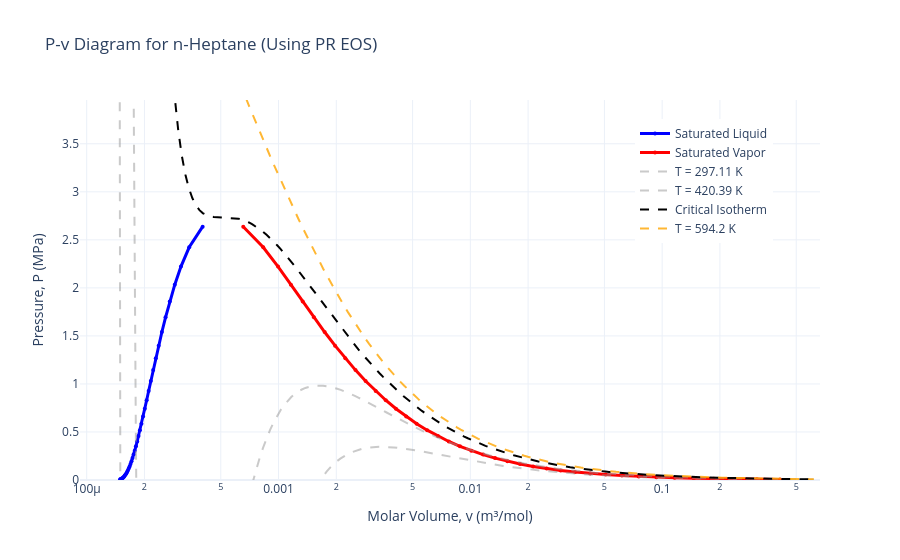

Notebook cell for this chart:
### Code cell
import numpy as np
import pandas as pd
import plotly.graph_objects as go
from scipy.integrate import quad
import chemicals

# Universal Gas Constant
R = 8.31446261815324  # J / (mol K)

def get_eos_params(eos_type, Tc, Pc, omega, T):
    """
    Calculates the generalized cubic EOS parameters for a given substance.
    Supports Peng-Robinson (PR) and Soave-Redlich-Kwong (SRK).
    """
    if eos_type == 'PR':
        u, w = 2, -1
        Omega_a = 0.457235
        Omega_b = 0.077796
        kappa = 0.37464 + 1.54226 * omega - 0.26992 * omega**2
    elif eos_type == 'SRK':
        u, w = 1, 0
        Omega_a = 0.42748
        Omega_b = 0.08664
        kappa = 0.480 + 1.574 * omega - 0.176 * omega**2
    else:
        raise ValueError("Unsupported EOS type. Choose 'PR' or 'SRK'.")

    # Alpha function (temperature dependence of attractive parameter 'a')
    alpha = (1 + kappa * (1 - np.sqrt(T / Tc)))**2
    
    a = Omega_a * (R * Tc)**2 / Pc * alpha
    b = Omega_b * R * Tc / Pc
    
    return u, w, a, b

def pressure_eos(v, T, a, b, u, w):
    """Generic Cubic Equation of State."""
    return (R * T) / (v - b) - a / (v**2 + u * b * v + w * b**2)

def solve_z_cubic(A, B_z, u, w):
    """Solves the cubic polynomial for the compressibility factor Z (Eqn 6)."""
    # Polynomial coefficients for: Z^3 + C2*Z^2 + C1*Z + C0 = 0
    C2 = (u - 1) * B_z - 1
    C1 = A - u * B_z**2 - u * B_z + w * B_z**2
    C0 = -(A * B_z + w * B_z**2 + w * B_z**3)
    
    # Find roots
    roots = np.roots([1, C2, C1, C0])
    
    # Filter for real, positive roots
    real_roots = np.real(roots[np.iscomplex(roots) == False])
    real_roots = real_roots[real_roots > 0]
    
    return real_roots

def calculate_saturation_state(T, Tc, Pc, omega, eos_type='PR', tol=1e-6, max_iter=200):
    """
    Implements the iterative algorithm from the flowchart to find Ps, vl, and vv.
    """
    u, w, a, b = get_eos_params(eos_type, Tc, Pc, omega, T)
    
    # 1. Asumir presión de saturación Ps (Initial guess using Wilson's equation)
    Ps = Pc * np.exp(5.373 * (1 + omega) * (1 - Tc / T))
    
    for iteration in range(max_iter):
        # Dimensionless parameters
        A = (a * Ps) / (R * T)**2
        B_z = (b * Ps) / (R * T)
        
        # 2. Encontrar raíces de la ecn. 6
        z_roots = solve_z_cubic(A, B_z, u, w)
        
        # If less than 3 real roots, we are outside the two-phase region
        if len(z_roots) < 3:
            return None, None, None
            
        z_min = np.min(z_roots)
        z_max = np.max(z_roots)
        
        # 3. Calcular volumen del líquido y vapor ecn. 7
        vl = z_min * (R * T) / Ps
        vv = z_max * (R * T) / Ps
        
        # 4. Resolver la integral de la ecn. 5
        # Using SciPy's numerical integration for exact precision to avoid manual analytical typos
        integral_val, _ = quad(pressure_eos, vl, vv, args=(T, a, b, u, w))
        
        # 5. Calcular nueva presión de saturación ecn. 4
        Ps_new = integral_val / (vv - vl)
        
        # 6. Check convergence (es tau_1 < epsilon_1 ?)
        error = abs(Ps_new - Ps) / Ps
        if error < tol:
            return Ps_new, vl, vv
            
        # 7. Con última Ps calculada (Update and loop)
        # Using a slight relaxation factor to ensure convergence stability
        Ps = 0.5 * Ps_new + 0.5 * Ps
        
    return None, None, None

def generate_equilibrium_data(substance_name, Tc, Pc, omega, eos_type='PR', T_min_ratio=0.55, num_points=40):
    """Generates the equilibrium curve table for a range of temperatures."""
    temperatures = np.linspace(Tc * T_min_ratio, Tc * 0.995, num_points)
    
    data = []
    for T in temperatures:
        Ps, vl, vv = calculate_saturation_state(T, Tc, Pc, omega, eos_type)
        if Ps is not None:
            data.append({
                'T (K)': round(T, 2),
                'P_sat (Pa)': Ps,
                'P_sat (MPa)': round(Ps / 1e6, 4),
                'v_l (m3/mol)': vl,
                'v_v (m3/mol)': vv
            })
            
    df = pd.DataFrame(data)
    return df

def plot_pv_diagram(df, substance_name, Tc, Pc, omega, eos_type='PR'):
    """Generates an interactive P-v diagram using Plotly."""
    fig = go.Figure()

    # Saturated Liquid Line
    fig.add_trace(go.Scatter(
        x=df['v_l (m3/mol)'], y=df['P_sat (MPa)'],
        mode='lines+markers', name='Saturated Liquid',
        line=dict(color='blue', width=3),
        marker=dict(size=4)
    ))

    # Saturated Vapor Line
    fig.add_trace(go.Scatter(
        x=df['v_v (m3/mol)'], y=df['P_sat (MPa)'],
        mode='lines+markers', name='Saturated Vapor',
        line=dict(color='red', width=3),
        marker=dict(size=4)
    ))

    # Calculate and plot a few Isotherms
    v_range = np.logspace(np.log10(df['v_l (m3/mol)'].min()*0.9), np.log10(df['v_v (m3/mol)'].max()*1.5), 200)
    
    # Plot Isotherms (Subcooled, Critical, Supercritical)
    u, w, _, _ = get_eos_params(eos_type, Tc, Pc, omega, Tc) # Just to get u, w
    T_isotherms = [df['T (K)'].iloc[0], df['T (K)'].iloc[len(df)//2], Tc, Tc*1.1]
    colors = ['rgba(150,150,150,0.5)', 'rgba(150,150,150,0.5)', 'black', 'rgba(255,165,0,0.8)']
    names = [f"T = {T_isotherms[0]} K", f"T = {T_isotherms[1]} K", "Critical Isotherm", f"T = {T_isotherms[3]:.1f} K"]
    
    for T_iso, color, name in zip(T_isotherms, colors, names):
        _, _, a, b = get_eos_params(eos_type, Tc, Pc, omega, T_iso)
        P_iso = [pressure_eos(v, T_iso, a, b, u, w) / 1e6 for v in v_range]
        fig.add_trace(go.Scatter(
            x=v_range, y=P_iso,
            mode='lines', name=name,
            line=dict(color=color, dash='dash')
        ))

    # Layout configurations
    fig.update_layout(
        title=f"P-v Diagram for {substance_name} (Using {eos_type} EOS)",
        xaxis_title="Molar Volume, v (m³/mol)",
        yaxis_title="Pressure, P (MPa)",
        xaxis_type="log",  # Log scale is standard for P-v diagrams due to large vapor volumes
        yaxis=dict(range=[0, df['P_sat (MPa)'].max() * 1.5]),
        template="plotly_white",
        legend=dict(x=0.75, y=0.95)
    )
    
    fig.show()

# ==========================================
# EXAMPLE EXECUTION: Generic Parameters
# Let's use Water (H2O) as the test substance
# ==========================================
if __name__ == "__main__":
    # Substance parameters (Water)
    substance = "n-Heptane"
    CAS_Number = chemicals.search_chemical(substance).CASs
    T_crit = chemicals.Tc(CAS_Number)      # K
    P_crit = chemicals.Pc(CAS_Number)     # Pa
    acentric_factor = chemicals.omega(CAS_Number)
    
    # 1. Generate Table of Equilibrium Data
    print(f"Calculating Equilibrium Data for {substance}...")
    df_equilibrium = generate_equilibrium_data(
        substance_name=substance, 
        Tc=T_crit, 
        Pc=P_crit, 
        omega=acentric_factor, 
        eos_type='PR' # Peng-Robinson
    )
    
    print("\n--- Equilibrium Data Table ---")
    print(df_equilibrium[['T (K)', 'P_sat (MPa)', 'v_l (m3/mol)', 'v_v (m3/mol)']].to_string(index=False))
    
    # 2. Generate Interactive Plot
    plot_pv_diagram(df_equilibrium, substance, T_crit, P_crit, acentric_factor, eos_type='PR')

### Figure 1 — Plotly figure (JSON) as saved in the notebook; plotly's stock layout.template omitted (floating-point values rounded to 4 significant figures; data arrays with more than 128 entries replaced by an {"elided": "..."} marker saying what was removed)
{"data": [{"line": {"color": "blue", "width": 3}, "marker": {"size": 4}, "mode": "lines+markers", "name": "Saturated Liquid", "type": "scatter", "x": [0.0001491, 0.0001501, 0.0001511, 0.0001521, 0.0001532, 0.0001543, 0.0001555, 0.0001567, 0.000158, 0.0001594, 0.0001608, 0.0001623, 0.0001639, 0.0001656, 0.0001674, 0.0001692, 0.0001712, 0.0001733, 0.0001756, 0.000178, 0.0001806, 0.0001833, 0.0001863, 0.0001895, 0.0001929, 0.0001967, 0.0002008, 0.0002054, 0.0002103, 0.0002159, 0.0002221, 0.0002292, 0.0002372, 0.0002466, 0.0002576, 0.000271, 0.0002878, 0.00031, 0.0003421, 0.0004023], "y": [0.006, 0.008, 0.0107, 0.014, 0.0181, 0.0231, 0.0293, 0.0367, 0.0456, 0.0561, 0.0685, 0.083, 0.0998, 0.1191, 0.1414, 0.1667, 0.1954, 0.2278, 0.2643, 0.3051, 0.3505, 0.401, 0.4569, 0.5185, 0.5862, 0.6605, 0.7417, 0.8302, 0.9265, 1.031, 1.144, 1.266, 1.399, 1.541, 1.693, 1.857, 2.033, 2.221, 2.422, 2.637]}, {"line": {"color": "red", "width": 3}, "marker": {"size": 4}, "mode": "lines+markers", "name": "Saturated Vapor", "type": "scatter", "x": [0.4114, 0.3117, 0.2393, 0.186, 0.1462, 0.1162, 0.0932, 0.07548, 0.06165, 0.05076, 0.0421, 0.03516, 0.02956, 0.02499, 0.02125, 0.01816, 0.0156, 0.01345, 0.01165, 0.01012, 0.008828, 0.007722, 0.006773, 0.005955, 0.005247, 0.004631, 0.004094, 0.003623, 0.003209, 0.002843, 0.002519, 0.00223, 0.001972, 0.001739, 0.001529, 0.001337, 0.00116, 0.0009942, 0.0008322, 0.0006549], "y": [0.006, 0.008, 0.0107, 0.014, 0.0181, 0.0231, 0.0293, 0.0367, 0.0456, 0.0561, 0.0685, 0.083, 0.0998, 0.1191, 0.1414, 0.1667, 0.1954, 0.2278, 0.2643, 0.3051, 0.3505, 0.401, 0.4569, 0.5185, 0.5862, 0.6605, 0.7417, 0.8302, 0.9265, 1.031, 1.144, 1.266, 1.399, 1.541, 1.693, 1.857, 2.033, 2.221, 2.422, 2.637]}, {"line": {"color": "rgba(150,150,150,0.5)", "dash": "dash"}, "mode": "lines", "name": "T = 297.11 K", "type": "scatter", "x": {"elided": "200 float values"}, "y": {"elided": "200 float values"}}, {"line": {"color": "rgba(150,150,150,0.5)", "dash": "dash"}, "mode": "lines", "name": "T = 420.39 K", "type": "scatter", "x": {"elided": "200 float values"}, "y": {"elided": "200 float values"}}, {"line": {"color": "black", "dash": "dash"}, "mode": "lines", "name": "Critical Isotherm", "type": "scatter", "x": {"elided": "200 float values"}, "y": {"elided": "200 float values"}}, {"line": {"color": "rgba(255,165,0,0.8)", "dash": "dash"}, "mode": "lines", "name": "T = 594.2 K", "type": "scatter", "x": {"elided": "200 float values"}, "y": {"elided": "200 float values"}}], "layout": {"legend": {"x": 0.75, "y": 0.95}, "title": {"text": "P-v Diagram for n-Heptane (Using PR EOS)"}, "xaxis": {"title": {"text": "Molar Volume, v (m³/mol)"}, "type": "log"}, "yaxis": {"range": [0, 3.956], "title": {"text": "Pressure, P (MPa)"}}}}
